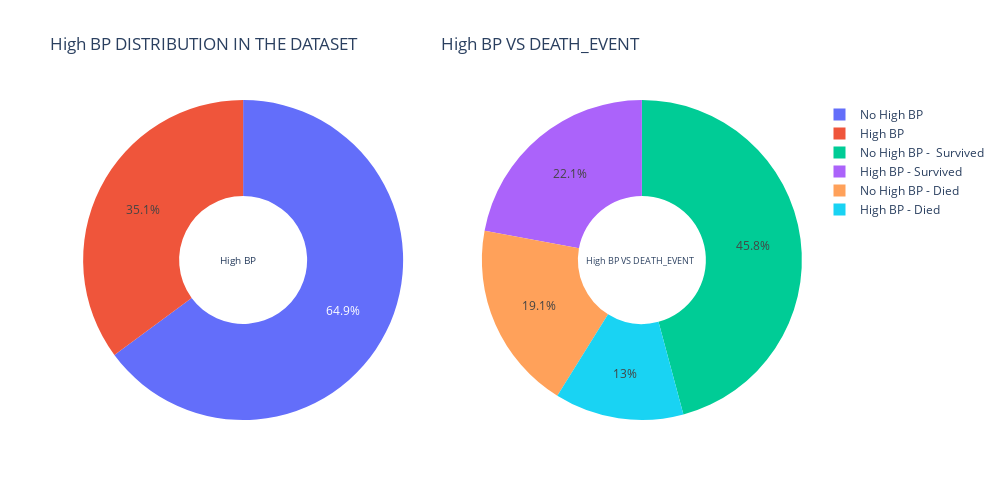

Write notebook code for a chart like this one.
### Code cell
#Lets visualize the distribution of 'High Blood Pressure' and 'DEATH_EVENT'
print("Lets visualize the distribution of 'High blood pressure' and 'DEATH_EVENT")
d1=df[(df['DEATH_EVENT']==0)&(df['high_blood_pressure']==1)]
d2=df[(df['DEATH_EVENT']==1)&(df['high_blood_pressure']==1)]
d3=df[(df['DEATH_EVENT']==0)&(df['high_blood_pressure']==0)]
d4=df[(df['DEATH_EVENT']==1)&(df['high_blood_pressure']==0)]
label1 = ["High BP","No High BP"]
label2 = ['High BP - Survived','High BP - Died', "No High BP -  Survived", "No High BP - Died"]
values1 = [(len(d1)+len(d2)), (len(d3)+len(d4))]
values2 = [len(d1),len(d2),len(d3),len(d4)]
# Create subplots: use 'domain' type for Pie subplot
fig = make_subplots(rows=1, cols=2, specs=[[{'type':'domain'}, {'type':'domain'}]])
fig.add_trace(go.Pie(labels=label1,values=values1,hole=0.4,name='High BP'),1,1)
fig.add_trace(go.Pie(labels=label2,values=values2,hole=0.4,name="High BP VS DEATH_EVENT"),1, 2)
# Use `hole` to create a donut-like pie chart
#fig.update_traces(hole=.4, hoverinfo="label+percent")
fig.update_layout(
    title_text="High BP DISTRIBUTION IN THE DATASET  \
                   High BP VS DEATH_EVENT",
    # Add annotations in the center of the donut pies.
    annotations=[dict(text='High BP', x=0.19, y=0.5, font_size=10, showarrow=False),
                 dict(text='High BP VS DEATH_EVENT', x=0.85, y=0.5, font_size=9, showarrow=False)],
    autosize=False,width=1000, height=500, paper_bgcolor="white")
fig.show()

### Figure 1 — Plotly figure (JSON) as saved in the notebook; plotly's stock layout.template omitted (floating-point values rounded to 4 significant figures)
{"data": [{"domain": {"x": [0, 0.45], "y": [0, 1]}, "hole": 0.4, "labels": ["High BP", "No High BP"], "name": "High BP", "type": "pie", "values": [105, 194]}, {"domain": {"x": [0.55, 1], "y": [0, 1]}, "hole": 0.4, "labels": ["High BP - Survived", "High BP - Died", "No High BP -  Survived", "No High BP - Died"], "name": "High BP VS DEATH_EVENT", "type": "pie", "values": [66, 39, 137, 57]}], "layout": {"annotations": [{"font": {"size": 10}, "showarrow": false, "text": "High BP", "x": 0.19, "y": 0.5}, {"font": {"size": 9}, "showarrow": false, "text": "High BP VS DEATH_EVENT", "x": 0.85, "y": 0.5}], "autosize": false, "height": 500, "paper_bgcolor": "white", "title": {"text": "High BP DISTRIBUTION IN THE DATASET                     High BP VS DEATH_EVENT"}, "width": 1000}}
